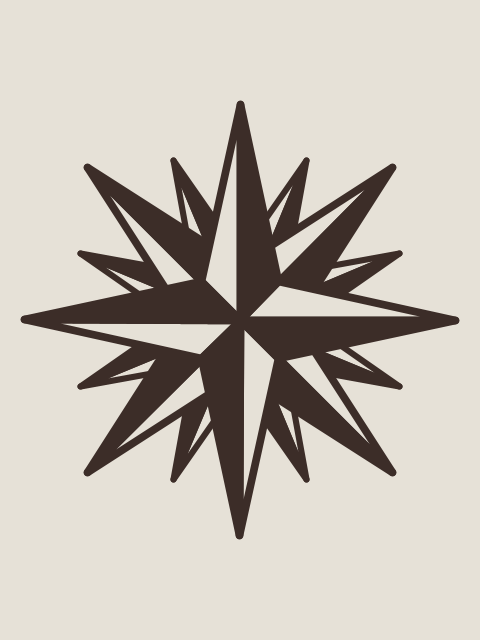
Frame 1 (no input)
Frame 2 (the mouse pressed at the canvas centre, redrawn once): identical to frame 1, image omitted

The Processing sketch that drew this single still picture (run headless with seeded random() and noise(); the mouse was pressed at the canvas centre and the sketch redrawn once):

// Processing sketch: eastern_promises
// ── eastern_promises.pde
// Manuale di Programmazione Cinematografica
// Daniele Olmisani, 2023

// Eastern Promises (2007)


final color PAPER = color(230, 225, 215);
final color INK = color(60, 45, 40);


void setup() {
  size(480, 640);
  noLoop();
}


void draw() {
  
  final float S =  min(width, height);
  final float U = 0.002;
  
  translate(0.5*width, 0.5*height);
  
  background(PAPER);
  
  stroke(INK);
  strokeJoin(ROUND);
  strokeWeight(8*U);

  scale(0.8*S);
  
  rotate(0.5 * QUARTER_PI);
  drawStar();  
  
  rotate(QUARTER_PI);
  drawStar();
  
  scale(1.25);
  
  rotate(1.5 * QUARTER_PI);
  drawStar();  
  
  rotate(QUARTER_PI);
  drawStar();
  
  save("eastern-promises.png");
}

void drawStar() {
  
  for (int k=0; k<2; k++) {
    
    fill( (k%2 == 0) ? PAPER : INK);
      
    for (int i=0; i<4; i++) {
      triangle(0.0, 0.0, 0.0, 0.45, 0.08, 0.08);
      rotate(HALF_PI);
    }
    noFill();
     
    scale(-1.0, 1.0);
  }
}
